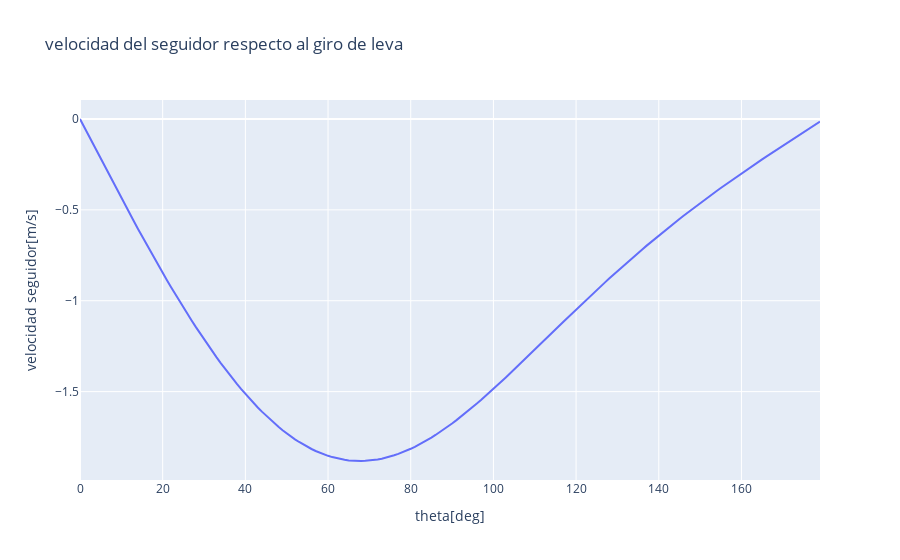

Notebook source saved alongside this figure:
### Markdown cell above
# sistemas de referencia y cinemática

## coordenadas rectangulares

![title](E-rectP_12-4.png)
>  La leva circular de radio $R=16[mm]$ pivota alrededor de O y produce una excentricidad de $\frac{R}{2}$. Utilziando geometría se puede demostrar que la relación entre $x$, la posición coordenada del punto $A$, y el ángulo $\theta$ como $$x(\theta)=\frac{R}{2}\Bigg(cos(\theta)+\sqrt{cos^2(\theta)+3}\Bigg)$$<br>Si la leva rota horario alrededor de O con velocidad angular constante $\dot{\theta}=2000[rpm]$ Determinar la velocidad del seguidor. 

Derivando se tiene: $$v=-\frac{R}{2}sen(\theta)\Bigg(1+\frac{cos(\theta)}{\sqrt{cos^2(\theta)+3}}\Bigg)\dot{\theta}$$

### Code cell
#datos
R = 16/1000 #[m]
O=2000*((2*np.pi)/60) #[rad/s]
#análisis
th=np.arange(0,180,1) #creando lista numérica
vth = np.array(np.deg2rad(th)) #transformado a una matriz
vs=-(R/2)*np.sin(vth)*(1+((np.cos(vth))/np.sqrt(((np.cos(vth))**2)+3)))*O
#plot
fig=px.line(x=th,y=vs,labels={'x':'theta[deg]','y':'velocidad seguidor[m/s]'},title="velocidad del seguidor respecto al giro de leva")
fig.show()

### Figure 1 — Plotly figure (JSON) as saved in the notebook; plotly's stock layout.template omitted (floating-point values rounded to 4 significant figures; data arrays with more than 128 entries replaced by an {"elided": "..."} marker saying what was removed)
{"data": [{"hovertemplate": "theta[deg]=%{x}<br>velocidad seguidor[m/s]=%{y}<extra></extra>", "legendgroup": "", "line": {"color": "#636efa", "dash": "solid"}, "mode": "lines", "name": "", "orientation": "v", "showlegend": false, "type": "scatter", "x": {"elided": "180 int values"}, "xaxis": "x", "y": {"elided": "180 float values"}, "yaxis": "y"}], "layout": {"autosize": true, "legend": {"tracegroupgap": 0}, "title": {"text": "velocidad del seguidor respecto al giro de leva"}, "xaxis": {"anchor": "y", "autorange": true, "domain": [0, 1], "range": [0, 179], "title": {"text": "theta[deg]"}, "type": "linear"}, "yaxis": {"anchor": "x", "autorange": true, "domain": [0, 1], "range": [-1.986, 0.1046], "title": {"text": "velocidad seguidor[m/s]"}, "type": "linear"}}}
